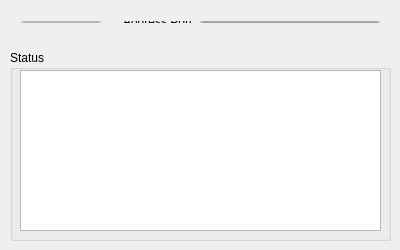
<?xml version="1.0" encoding="UTF-8"?>
<ui version="4.0">
 <class>FrameServerWidget</class>
 <widget class="QWidget" name="FrameServerWidget">
  <property name="geometry">
   <rect>
    <x>0</x>
    <y>0</y>
    <width>400</width>
    <height>250</height>
   </rect>
  </property>
  <property name="windowTitle">
   <string>FrameServerWidget</string>
  </property>
  <widget class="QGroupBox" name="statusGroupBox">
   <property name="geometry">
    <rect>
     <x>10</x>
     <y>50</y>
     <width>381</width>
     <height>191</height>
    </rect>
   </property>
   <property name="title">
    <string>Status</string>
   </property>
   <property name="flat">
    <bool>false</bool>
   </property>
   <property name="checkable">
    <bool>false</bool>
   </property>
   <widget class="QPlainTextEdit" name="statusTextEdit">
    <property name="geometry">
     <rect>
      <x>10</x>
      <y>20</y>
      <width>361</width>
      <height>161</height>
     </rect>
    </property>
    <property name="readOnly">
     <bool>true</bool>
    </property>
    <property name="backgroundVisible">
     <bool>false</bool>
    </property>
   </widget>
  </widget>
  <widget class="QWidget" name="gridLayoutWidget">
   <property name="geometry">
    <rect>
     <x>10</x>
     <y>10</y>
     <width>381</width>
     <height>24</height>
    </rect>
   </property>
   <layout class="QGridLayout" name="gridLayout">
    <item row="0" column="0">
     <widget class="QPushButton" name="toggleServerButton">
      <property name="text">
       <string>Start Server</string>
      </property>
      <property name="checkable">
       <bool>false</bool>
      </property>
     </widget>
    </item>
    <item row="0" column="2">
     <widget class="QLabel" name="addrPortLabel">
      <property name="text">
       <string>Address:Port</string>
      </property>
     </widget>
    </item>
    <item row="0" column="3">
     <widget class="QLineEdit" name="addrPortLineEdit">
      <property name="minimumSize">
       <size>
        <width>180</width>
        <height>0</height>
       </size>
      </property>
      <property name="readOnly">
       <bool>true</bool>
      </property>
     </widget>
    </item>
    <item row="0" column="1">
     <spacer name="horizontalSpacer">
      <property name="orientation">
       <enum>Qt::Horizontal</enum>
      </property>
      <property name="sizeHint" stdset="0">
       <size>
        <width>20</width>
        <height>20</height>
       </size>
      </property>
     </spacer>
    </item>
   </layout>
  </widget>
 </widget>
 <layoutdefault spacing="6" margin="11"/>
 <resources/>
 <connections/>
</ui>
